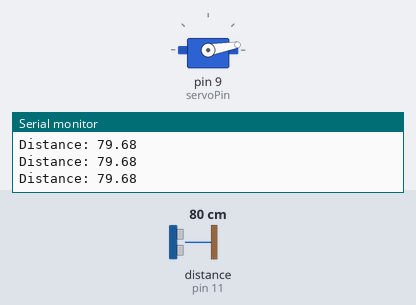
Recording of a sketch running on a simulated Arduino Uno, built with avr-gcc and run on an emulated ATmega328P. Parts: servo, the last lines printed to the serial monitor. Wiring (inferred from the names in the program): ultrasonic range finder: trigger pin 10; echo pin 11. Inputs (shaded band) come from the test bench; at power-on: distance to the obstacle (sensor on pin 11) 80 cm. The echo pulse lasts 58.3 µs per cm.

Above: at 1.28 s.
1.3 s: distance to the obstacle (sensor on pin 11) set to 35 cm
At 2.7 s:
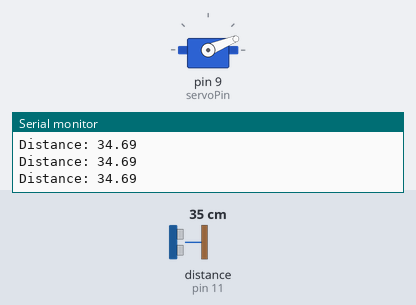
4.3 s: distance to the obstacle (sensor on pin 11) set to 250 cm
At 4.87 s:
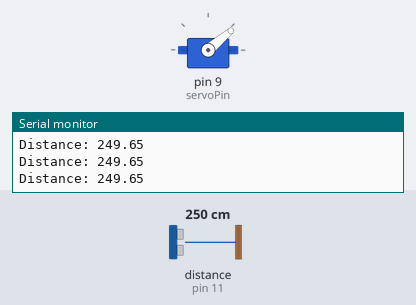
7.3 s: distance to the obstacle (sensor on pin 11) set to 60 cm
At 7.47 s:
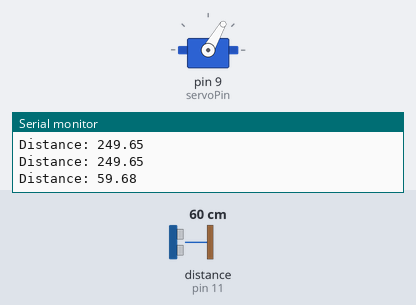
16.3 s: distance to the obstacle (sensor on pin 11) set to 2 cm
22.3 s: distance to the obstacle (sensor on pin 11) set to 120 cm
Timing chart, 0 to 26.3 s (numbered marks = the images above; inputs shaded):
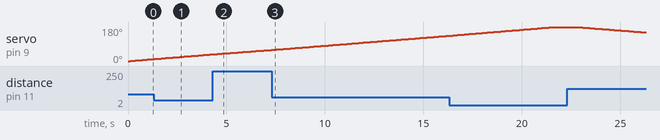

The sketch:

Servo_motor_and_Ultrasonic_sensor_basic_code.ino
```cpp
const int trigPin = 10;
const int echoPin = 11;
bool var = true;

float duration, distance;


// Include the servo library:
#include "Servo.h"

// Create a new servo object:
Servo myservo;

// Define the servo pin:
#define servoPin 9

void setup() {
  // Attach the Servo variable to a pin:
  myservo.attach(servoPin);
  pinMode(trigPin, OUTPUT);
  pinMode(echoPin, INPUT);
  Serial.begin(9600);
}

void loop() {
// Servo Motor Basic Code


    for (int angle = 0; angle <= 180; angle += 1) {
      myservo.write(angle);
      delay(15);
      digitalWrite(trigPin, LOW);
      delayMicroseconds(2);
      digitalWrite(trigPin, HIGH);
      delayMicroseconds(10);
      digitalWrite(trigPin, LOW);

      duration = pulseIn(echoPin, HIGH);
      distance = (duration*.0343)/2;
      Serial.print("Distance: ");
      Serial.println(distance);
      delay(100);
      //Serial.println(angle);
    }
    delay(1000);

    for (int angle = 180; angle >= 0; angle -= 1) {
      myservo.write(angle);
      delay(15);
      //Serial.println(angle);
      digitalWrite(trigPin, LOW);
      delayMicroseconds(2);
      digitalWrite(trigPin, HIGH);
      delayMicroseconds(10);
      digitalWrite(trigPin, LOW);

      duration = pulseIn(echoPin, HIGH);
      distance = (duration*.0343)/2;
      Serial.print("Distance: ");
      Serial.println(distance);
      delay(100);
    }

    delay(1000);


}
```
